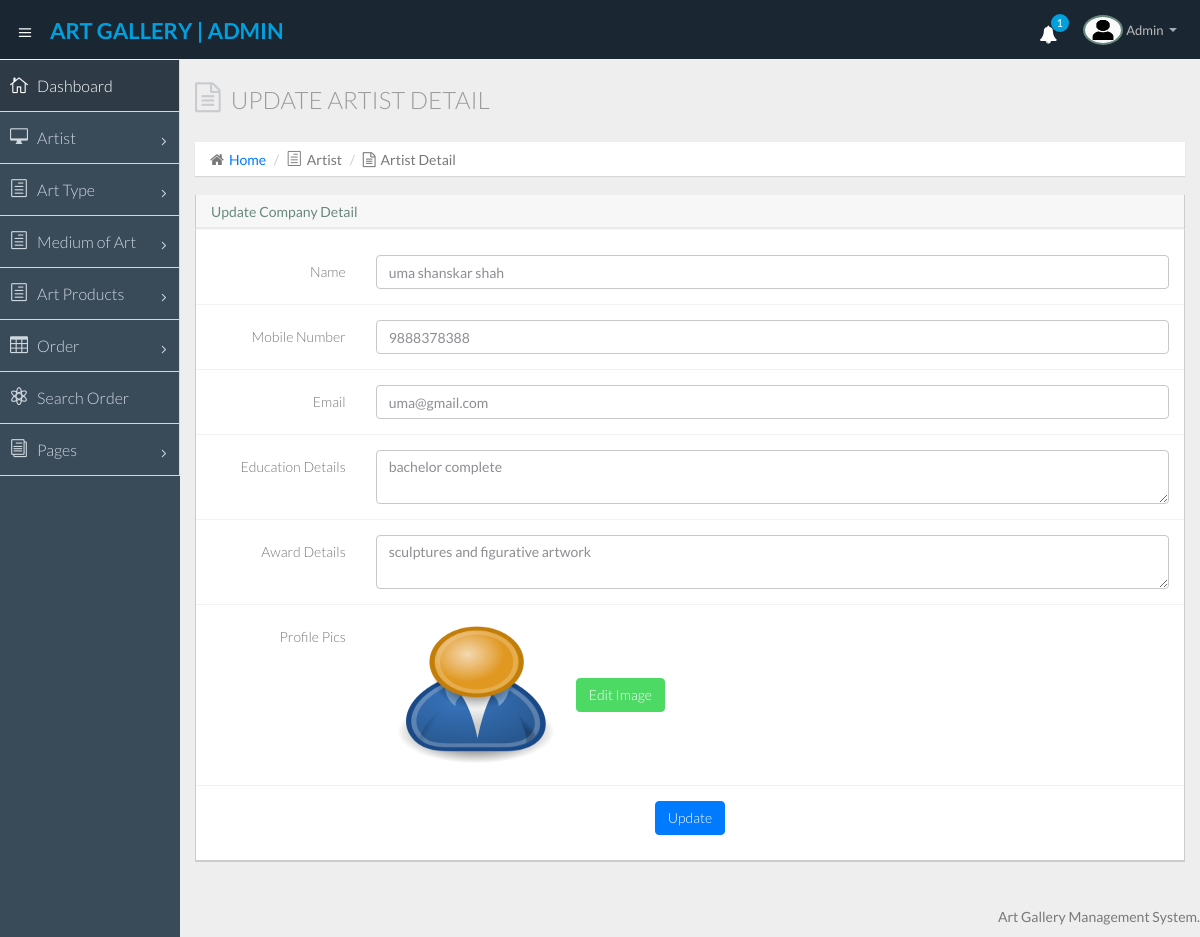
/admin/edit-artist-detail.php?editid=11 (signed in), run on the app's committed database.
### tables this page shows
CREATE TABLE `tblartist` (
  `ID` int(10) NOT NULL,
  `Name` varchar(250) DEFAULT NULL,
  `MobileNumber` bigint(10) DEFAULT NULL,
  `Email` varchar(250) DEFAULT NULL,
  `Education` mediumtext DEFAULT NULL,
  `Award` mediumtext DEFAULT NULL,
  `Profilepic` varchar(250) DEFAULT NULL,
  `CreationDate` timestamp NULL DEFAULT current_timestamp()
);

### admin/edit-artist-detail.php (the view, shortened to what this page needs)
<?php
include('includes/dbconnection.php');
if (strlen($_SESSION['agmsaid']==0)) {
  header('location:logout.php');
  }
  else{
  ?>
<!DOCTYPE html>
<html lang="en">
<head>
  <link href="css/bootstrap.min.css" rel="stylesheet">
  <link href="css/bootstrap-theme.css" rel="stylesheet">
  <link href="css/elegant-icons-style.css" rel="stylesheet" />
  <link href="css/font-awesome.min.css" rel="stylesheet" />
  <link href="css/daterangepicker.css" rel="stylesheet" />
  <link href="css/bootstrap-datepicker.css" rel="stylesheet" />
  <link href="css/bootstrap-colorpicker.css" rel="stylesheet" />
  <link href="css/style.css" rel="stylesheet">
  <link href="css/style-responsive.css" rel="stylesheet" />
</head>
<body>
  <section id="container" class="">
    <?php include_once('includes/header.php');?>
   <?php include_once('includes/sidebar.php');?>
    <section id="main-content">
      <section class="wrapper">
        <div class="row">
          <div class="col-lg-12">
            <h3 class="page-header"><i class="fa fa-file-text-o"></i>Update Artist Detail</h3>
            <ol class="breadcrumb">
              <li><i class="fa fa-home"></i><a href="dashboard.php">Home</a></li>
              <li><i class="icon_document_alt"></i>Artist</li>
              <li><i class="fa fa-file-text-o"></i>Artist Detail</li>
            </ol>
          </div>
        </div>
        <div class="row">
          <div class="col-lg-12">
            <section class="panel">
              <header class="panel-heading">
               Update Company Detail
              </header>
              <div class="panel-body">
                <form class="form-horizontal " method="post" action="">
  <?php
 $cid=$_GET['editid'];
$ret=mysqli_query($con,"select * from tblartist where ID='$cid'");
while ($row=mysqli_fetch_array($ret)) {
?>
                  <div class="form-group">
                    <label class="col-sm-2 control-label">Name</label>
                    <div class="col-sm-10">
                      <input class="form-control" id="name" name="name"  type="text" required="true" value="<?php  echo $row['Name'];?>">
                    </div>
                  </div>
                   <div class="form-group">
                    <label class="col-sm-2 control-label">Mobile Number</label>
                    <div class="col-sm-10">
                      <input class="form-control" id="mobnum" maxlength="10" name="mobnum"  type="text" required="true" pattern="[0-9]+" value="<?php  echo $row['MobileNumber'];?>">
                    </div>
                  </div>
                  <div class="form-group">
                    <label class="col-sm-2 control-label">Email</label>
                    <div class="col-sm-10">
                      <input class="form-control" id="email" name="email"  type="email" required="true" value="<?php  echo $row['Email'];?>">
                    </div>
                  </div>
                  <div class="form-group">
                    <label class="col-sm-2 control-label">Education Details</label>
                    <div class="col-sm-10">
                      <textarea class="form-control" name="edudetails" required="true"><?php  echo $row['Education'];?></textarea>
                    </div>
                  </div>
                  <div class="form-group">
                    <label class="col-sm-2 control-label">Award Details</label>
                    <div class="col-sm-10">
                      <textarea class="form-control" name="awarddetails" required="true"><?php  echo $row['Award'];?></textarea>
                    </div>
                  </div>
                  <div class="form-group">
                    <label class="col-sm-2 control-label">Profile Pics</label>
                    <div class="col-sm-10">
                      <img src="images/<?php echo $row['Profilepic'];?>" width="200" height="150" value="<?php  echo $row['Profilepic'];?>"><a href="changepropic.php?imageid=<?php echo $row['ID'];?>" class="btn btn-success">  Edit Image</a>
                    </div>
                  </div>
                <?php } ?>
                 <p style="text-align: center;"> <button type="submit" name='submit' class="btn btn-primary">Update</button></p>
                </form>
              </div>
            </section>
          </div>
        </div>
      </section>
    </section>
 <?php include_once('includes/footer.php');?>
  </section>
</body>
</html>
<?php  } ?>

### admin/includes/header.php (shortened to what this page needs)
   <?php
include('includes/dbconnection.php');
?>
   <header class="header dark-bg">
      <div class="toggle-nav">
        <div class="icon-reorder tooltips" data-original-title="Toggle Navigation" data-placement="bottom"><i class="icon_menu"></i></div>
      </div>
<?php
$adid=$_SESSION['agmsaid'];
$ret=mysqli_query($con,"select AdminName from tbladmin where ID='$adid'");
$row=mysqli_fetch_array($ret);
$name=$row['AdminName'];
?>
      <a href="dashboard.php" class="logo"><span class="lite"><strong> ART GALLERY | Admin</strong></span></a>
      <div class="top-nav notification-row">
        <ul class="nav pull-right top-menu">
          <li id="alert_notificatoin_bar" class="dropdown">
            <?php
$ret1=mysqli_query($con,"select *from  tblorder where (Status='' ||  Status is null)");
$num1=mysqli_num_rows($ret1);?>
            <a data-toggle="dropdown" class="dropdown-toggle" href="#">
                            <i class="fa fa-bell" style="color:#fff;"></i>
                            <span class="badge bg-important"><?php echo $num1;?></span>
                        </a>
          </li>
          <li class="dropdown">
            <a data-toggle="dropdown" class="dropdown-toggle" href="#">
                            <span class="profile-ava">
                                <img alt="" src="images/av1.jpg" width="40" height="30">
                            </span>
                            <span class="username"><?php echo $name; ?></span>
                            <b class="caret"></b>
                        </a>
          </li>
        </ul>
      </div>
    </header>

### data on the page
tblartist: name "uma shanskar shah", mobnum "9888378388", email "uma@gmail.com", edudetails "bachelor complete", awarddetails "sculptures and figurative artwork", Profilepic (picture)

### other printed values
$num1 "1"
$name "Admin"
